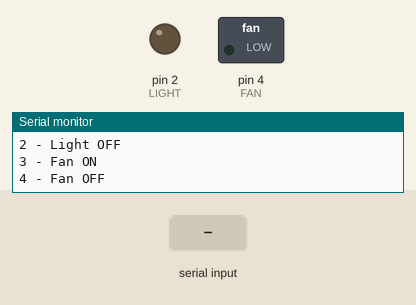
A sketch run on a simulated Arduino Uno, built with avr-gcc and run on an emulated ATmega328P. Parts: switched loads named in the sketch (green lamp = pin HIGH), output pins drawn as LEDs (lit = HIGH), the last lines printed to the serial monitor. The test bench sets the inputs (shaded band).

Above: at 1.2 s.
1.3 s: "1" received over Serial
At 1.9 s:
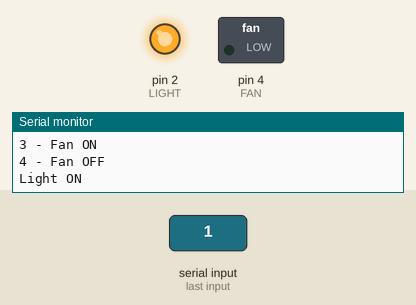
2.8 s: "3" received over Serial
At 3.1 s:
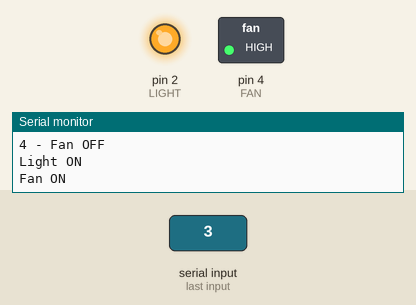
4.3 s: "2" received over Serial
At 5.4 s:
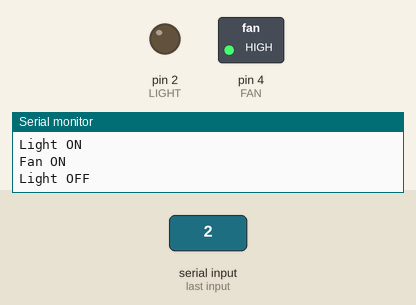
Timing chart, 0 to 7.3 s (numbered marks = the images above; inputs shaded):
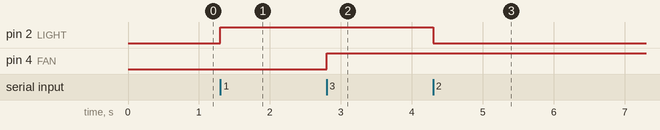

The sketch:

SmartRoomAutomation.ino
```cpp
#define LIGHT 2
#define FAN 4

void setup() {
  pinMode(LIGHT, OUTPUT);
  pinMode(FAN, OUTPUT);

  digitalWrite(LIGHT, LOW);
  digitalWrite(FAN, LOW);

  Serial.begin(115200);

  Serial.println("Smart Room Automation Started");
  Serial.println("Commands:");
  Serial.println("1 - Light ON");
  Serial.println("2 - Light OFF");
  Serial.println("3 - Fan ON");
  Serial.println("4 - Fan OFF");
}

void loop() {

  if (Serial.available()) {

    char c = Serial.read();

    if (c == '1') {
      digitalWrite(LIGHT, HIGH);
      Serial.println("Light ON");
    }

    else if (c == '2') {
      digitalWrite(LIGHT, LOW);
      Serial.println("Light OFF");
    }

    else if (c == '3') {
      digitalWrite(FAN, HIGH);
      Serial.println("Fan ON");
    }

    else if (c == '4') {
      digitalWrite(FAN, LOW);
      Serial.println("Fan OFF");
    }
  }
}
```

Measured:
- after the input at 1.3 s, pin 2 (LIGHT): LOW → HIGH at once
- after the input at 2.8 s, pin 4 (FAN): LOW → HIGH at once
- after the input at 4.3 s, pin 2 (LIGHT): HIGH → LOW at once
